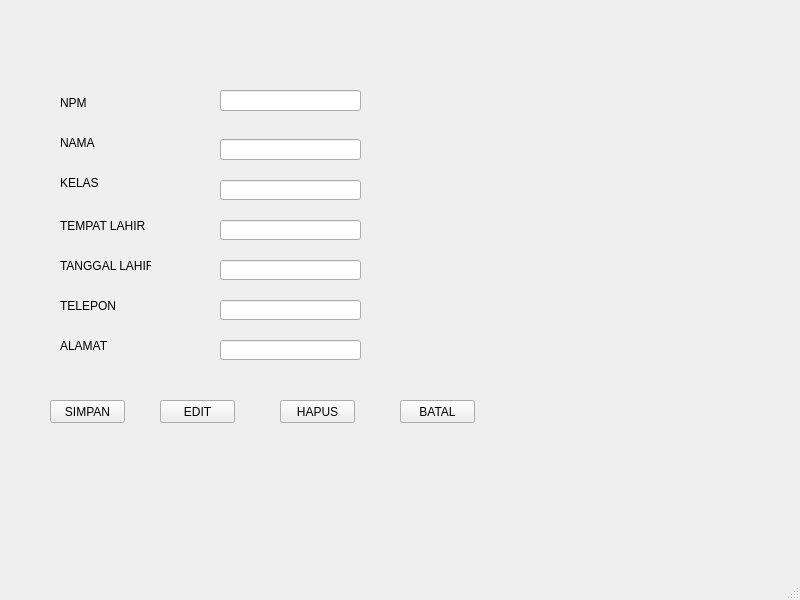
<?xml version="1.0" encoding="UTF-8"?>
<ui version="4.0">
 <class>MainWindow</class>
 <widget class="QMainWindow" name="MainWindow">
  <property name="geometry">
   <rect>
    <x>0</x>
    <y>0</y>
    <width>800</width>
    <height>600</height>
   </rect>
  </property>
  <property name="windowTitle">
   <string>MainWindow</string>
  </property>
  <widget class="QWidget" name="centralwidget">
   <widget class="QLabel" name="label">
    <property name="geometry">
     <rect>
      <x>60</x>
      <y>92</y>
      <width>47</width>
      <height>21</height>
     </rect>
    </property>
    <property name="text">
     <string>NPM</string>
    </property>
   </widget>
   <widget class="QLabel" name="label_2">
    <property name="geometry">
     <rect>
      <x>60</x>
      <y>133</y>
      <width>47</width>
      <height>20</height>
     </rect>
    </property>
    <property name="text">
     <string>NAMA</string>
    </property>
   </widget>
   <widget class="QLabel" name="label_3">
    <property name="geometry">
     <rect>
      <x>60</x>
      <y>173</y>
      <width>47</width>
      <height>20</height>
     </rect>
    </property>
    <property name="text">
     <string>KELAS</string>
    </property>
   </widget>
   <widget class="QLabel" name="label_4">
    <property name="geometry">
     <rect>
      <x>60</x>
      <y>216</y>
      <width>91</width>
      <height>20</height>
     </rect>
    </property>
    <property name="text">
     <string>TEMPAT LAHIR</string>
    </property>
   </widget>
   <widget class="QLabel" name="label_5">
    <property name="geometry">
     <rect>
      <x>60</x>
      <y>255</y>
      <width>91</width>
      <height>21</height>
     </rect>
    </property>
    <property name="text">
     <string>TANGGAL LAHIR</string>
    </property>
   </widget>
   <widget class="QLabel" name="label_6">
    <property name="geometry">
     <rect>
      <x>60</x>
      <y>295</y>
      <width>61</width>
      <height>21</height>
     </rect>
    </property>
    <property name="text">
     <string>TELEPON</string>
    </property>
   </widget>
   <widget class="QLabel" name="label_7">
    <property name="geometry">
     <rect>
      <x>60</x>
      <y>335</y>
      <width>61</width>
      <height>21</height>
     </rect>
    </property>
    <property name="text">
     <string>ALAMAT</string>
    </property>
   </widget>
   <widget class="QLineEdit" name="lineEdit">
    <property name="geometry">
     <rect>
      <x>220</x>
      <y>90</y>
      <width>141</width>
      <height>21</height>
     </rect>
    </property>
   </widget>
   <widget class="QLineEdit" name="lineEdit_2">
    <property name="geometry">
     <rect>
      <x>220</x>
      <y>139</y>
      <width>141</width>
      <height>21</height>
     </rect>
    </property>
   </widget>
   <widget class="QLineEdit" name="lineEdit_3">
    <property name="geometry">
     <rect>
      <x>220</x>
      <y>180</y>
      <width>141</width>
      <height>20</height>
     </rect>
    </property>
   </widget>
   <widget class="QLineEdit" name="lineEdit_4">
    <property name="geometry">
     <rect>
      <x>220</x>
      <y>220</y>
      <width>141</width>
      <height>20</height>
     </rect>
    </property>
   </widget>
   <widget class="QLineEdit" name="lineEdit_5">
    <property name="geometry">
     <rect>
      <x>220</x>
      <y>260</y>
      <width>141</width>
      <height>20</height>
     </rect>
    </property>
   </widget>
   <widget class="QLineEdit" name="lineEdit_6">
    <property name="geometry">
     <rect>
      <x>220</x>
      <y>300</y>
      <width>141</width>
      <height>20</height>
     </rect>
    </property>
   </widget>
   <widget class="QLineEdit" name="lineEdit_7">
    <property name="geometry">
     <rect>
      <x>220</x>
      <y>340</y>
      <width>141</width>
      <height>20</height>
     </rect>
    </property>
   </widget>
   <widget class="QPushButton" name="pushButton">
    <property name="geometry">
     <rect>
      <x>50</x>
      <y>400</y>
      <width>75</width>
      <height>23</height>
     </rect>
    </property>
    <property name="text">
     <string>SIMPAN</string>
    </property>
   </widget>
   <widget class="QPushButton" name="pushButton_2">
    <property name="geometry">
     <rect>
      <x>160</x>
      <y>400</y>
      <width>75</width>
      <height>23</height>
     </rect>
    </property>
    <property name="text">
     <string>EDIT</string>
    </property>
   </widget>
   <widget class="QPushButton" name="pushButton_3">
    <property name="geometry">
     <rect>
      <x>280</x>
      <y>400</y>
      <width>75</width>
      <height>23</height>
     </rect>
    </property>
    <property name="text">
     <string>HAPUS</string>
    </property>
   </widget>
   <widget class="QPushButton" name="pushButton_4">
    <property name="geometry">
     <rect>
      <x>400</x>
      <y>400</y>
      <width>75</width>
      <height>23</height>
     </rect>
    </property>
    <property name="text">
     <string>BATAL</string>
    </property>
   </widget>
  </widget>
  <widget class="QMenuBar" name="menubar">
   <property name="geometry">
    <rect>
     <x>0</x>
     <y>0</y>
     <width>800</width>
     <height>21</height>
    </rect>
   </property>
  </widget>
  <widget class="QStatusBar" name="statusbar"/>
 </widget>
 <resources/>
 <connections/>
</ui>
